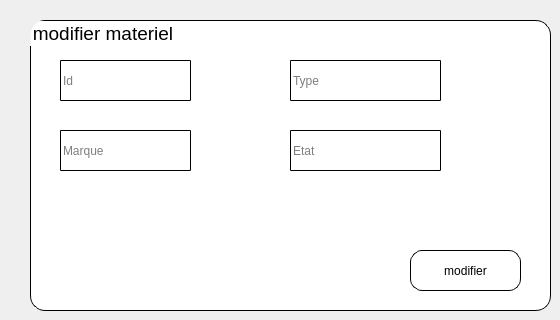
     <widget class="QWidget" name="tab_14">
      <attribute name="title">
       <string>modifier</string>
      </attribute>
      <widget class="QGroupBox" name="groupBox_2">
       <property name="geometry">
        <rect>
         <x>30</x>
         <y>20</y>
         <width>521</width>
         <height>291</height>
        </rect>
       </property>
       <property name="font">
        <font>
         <pointsize>14</pointsize>
        </font>
       </property>
       <property name="styleSheet">
        <string notr="true">background-color:white;
border-radius:15px;
border:0.5px solid;</string>
       </property>
       <property name="title">
        <string>modifier materiel</string>
       </property>
       <widget class="QLineEdit" name="lineEdit_id_2">
        <property name="geometry">
         <rect>
          <x>30</x>
          <y>40</y>
          <width>131</width>
          <height>41</height>
         </rect>
        </property>
        <property name="font">
         <font>
          <underline>false</underline>
          <kerning>true</kerning>
         </font>
        </property>
        <property name="styleSheet">
         <string notr="true">background-color:white;
border-radius:1px;
border-bottom:1px double;</string>
        </property>
        <property name="placeholderText">
         <string>Id</string>
        </property>
       </widget>
       <widget class="QLineEdit" name="lineEdit_type_2">
        <property name="geometry">
         <rect>
          <x>260</x>
          <y>40</y>
          <width>151</width>
          <height>41</height>
         </rect>
        </property>
        <property name="styleSheet">
         <string notr="true">background-color:white;
border-radius:1px;
border-bottom:1px double;</string>
        </property>
        <property name="placeholderText">
         <string>Type</string>
        </property>
       </widget>
       <widget class="QLineEdit" name="lineEdit_marque_2">
        <property name="geometry">
         <rect>
          <x>30</x>
          <y>110</y>
          <width>131</width>
          <height>41</height>
         </rect>
        </property>
        <property name="styleSheet">
         <string notr="true">background-color:white;
border-radius:1px;
border-bottom:1px double;</string>
        </property>
        <property name="placeholderText">
         <string>Marque</string>
        </property>
       </widget>
       <widget class="QLineEdit" name="lineEdit_etat_2">
        <property name="geometry">
         <rect>
          <x>260</x>
          <y>110</y>
          <width>151</width>
          <height>41</height>
         </rect>
        </property>
        <property name="styleSheet">
         <string notr="true">background-color:white;
border-radius:1px;
border-bottom:1px double;</string>
        </property>
        <property name="placeholderText">
         <string>Etat</string>
        </property>
       </widget>
       <widget class="QPushButton" name="pushButton_3">
        <property name="geometry">
         <rect>
          <x>380</x>
          <y>230</y>
          <width>111</width>
          <height>41</height>
         </rect>
        </property>
        <property name="styleSheet">
         <string notr="true">
QPushButton{background-color:white;
border-radius:12px;
border-color:black;
border:1px solid;
}
QPushButton:hover
{
background-color:lightgray;
}</string>
        </property>
        <property name="text">
         <string>modifier</string>
        </property>
       </widget>
      </widget>
     </widget>
